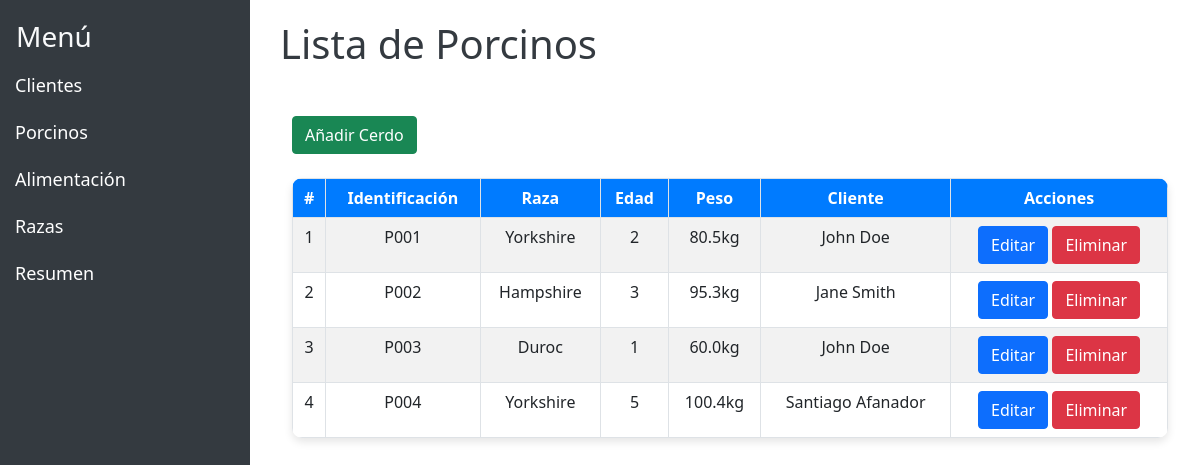
The app's page /porcines/, older data.
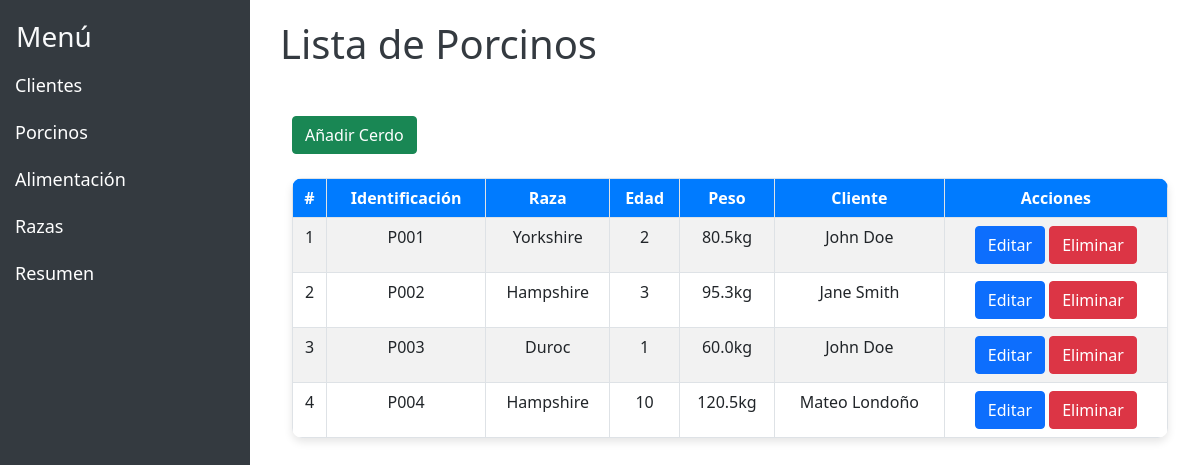
The same page, newer data.
### myapp/models.py (models this page shows, shortened)
class Porcine(models.Model):
    id_porcine = models.AutoField(primary_key=True)
    identification = models.CharField(max_length=100, unique=True)
    breed = models.ForeignKey(Breed, null=True, blank=True, on_delete=models.SET_NULL)
    age = models.IntegerField()
    weight = models.FloatField()
    feeding = models.ForeignKey(Feeding, null=True, blank=True, on_delete=models.SET_NULL)
    customer = models.ForeignKey(Customer, on_delete=models.CASCADE)
    class Meta:
        db_table = "tbl_porcines"
        verbose_name = "Porcine"
        verbose_name_plural = "Porcines"
        constraints = [
            models.CheckConstraint(check=Q(age__gt=0), name='age_gt_zero'),
            models.CheckConstraint(check=Q(weight__gt=0), name='weight_gt_zero'),
        ]
        indexes = [
            models.Index(fields=['identification']),
        ]

class Breed(models.Model):
    id_breed = models.AutoField(primary_key=True)
    breed_name = models.CharField(max_length=100, unique=True)
    class Meta:
        db_table = "tbl_breeds"
        verbose_name = "Breed"
        verbose_name_plural = "Breeds"
    def __str__(self):
        return self.breed_name

class Customer(models.Model):
    id_customer = models.AutoField(primary_key=True)
    identification = models.CharField(max_length=100, unique=True)
    first_name = models.CharField(max_length=100)
    last_name = models.CharField(max_length=100)
    address = models.TextField(null=True, blank=True, default=None  )
    phone_number = models.CharField(max_length=15, unique=True)
    class Meta:
        db_table = "tbl_customers"
        verbose_name = "Customer"
        verbose_name_plural = "Customers"
        constraints = [
            models.UniqueConstraint(fields=['first_name', 'last_name'], name='unique_customer_name')
        ]
        indexes = [
            models.Index(fields=['identification']),
        ]
    def __str__(self):
        return f'{self.first_name} {self.last_name}'

### myapp/views.py (the view)
# urls.py: path('porcines/', views.porcine_list, name='porcine_list'),
def porcine_list(request):
    porcines = Porcine.objects.all()
    return render(request, 'myapp/porcines.html', {'porcines': porcines})

### myapp/templates/myapp/porcines.html (shortened to what this page needs)
<html lang="es">
<head>
    <link href="https://cdn.jsdelivr.net/npm/bootstrap@5.0.0-beta1/dist/css/bootstrap.min.css" rel="stylesheet">
        <link rel="stylesheet" href="../static/css/style.css">
</head>
<body>
{% extends 'base.html' %}
{% block content %}
  <h1>Lista de Porcinos</h1>
  <div class="container mt-5">
    <div class="d-flex justify-content-between align-items-center mb-4">
      <a href="{% url 'add_porcine' %}" class="btn btn-success">Añadir Cerdo</a>
    </div>
    <table class="table table-hover table-bordered table-striped">
      <thead class="text-center">
        <tr>
          <th>#</th>
          <th>Identificación</th>
          <th>Raza</th>
          <th>Edad</th>
          <th>Peso</th>
          <th>Cliente</th>
          <th>Acciones</th>
        </tr>
      </thead>
      <tbody class="text-center">
        {% for porcine in porcines %}
        <tr>
          <td>{{ forloop.counter }}</td>
          <td>{{ porcine.identification }}</td>
          <td>{{ porcine.breed }}</td>
          <td>{{ porcine.age }}</td>
          <td>{{ porcine.weight }}kg</td>
          <td>{{ porcine.customer }}</td>
          <td>
            <a href="{% url 'edit_porcine' porcine.id_porcine %}" class="btn btn-primary">Editar</a>
            <a href="{% url 'delete_porcine' porcine.id_porcine %}" class="btn btn-danger">Eliminar</a>
          </td>
        </tr>
        {% endfor %}
      </tbody>
    </table>
  </div>
</body>
{% endblock %}

Row changes from the older to the newer data that the page shows:
removed Porcine: identification "P004", breed "Yorkshire", age "5", weight "100.4", customer "Santiago Afanador"
added Porcine: identification "P004", breed "Hampshire", age "10", weight "120.5", customer "Mateo Londoño"
